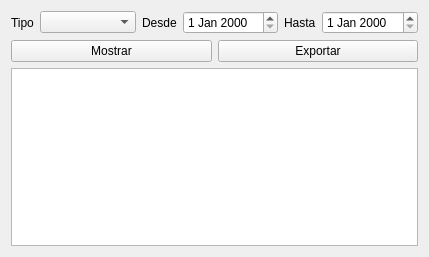
<?xml version="1.0" encoding="UTF-8"?>
<ui version="4.0">
 <class>Form</class>
 <widget class="QWidget" name="Form">
  <property name="geometry">
   <rect>
    <x>0</x>
    <y>0</y>
    <width>429</width>
    <height>257</height>
   </rect>
  </property>
  <property name="windowTitle">
   <string>Form</string>
  </property>
  <layout class="QVBoxLayout" name="verticalLayout">
   <item>
    <layout class="QHBoxLayout" name="horizontalLayout">
     <item>
      <widget class="QLabel" name="label_3">
       <property name="sizePolicy">
        <sizepolicy hsizetype="Maximum" vsizetype="Preferred">
         <horstretch>0</horstretch>
         <verstretch>0</verstretch>
        </sizepolicy>
       </property>
       <property name="text">
        <string>Tipo</string>
       </property>
      </widget>
     </item>
     <item>
      <widget class="QComboBox" name="cb_type"/>
     </item>
     <item>
      <widget class="QLabel" name="label">
       <property name="sizePolicy">
        <sizepolicy hsizetype="Fixed" vsizetype="Preferred">
         <horstretch>0</horstretch>
         <verstretch>0</verstretch>
        </sizepolicy>
       </property>
       <property name="text">
        <string>Desde</string>
       </property>
      </widget>
     </item>
     <item>
      <widget class="QDateEdit" name="dMin"/>
     </item>
     <item>
      <widget class="QLabel" name="label_2">
       <property name="sizePolicy">
        <sizepolicy hsizetype="Fixed" vsizetype="Preferred">
         <horstretch>0</horstretch>
         <verstretch>0</verstretch>
        </sizepolicy>
       </property>
       <property name="text">
        <string>Hasta</string>
       </property>
      </widget>
     </item>
     <item>
      <widget class="QDateEdit" name="dMax"/>
     </item>
    </layout>
   </item>
   <item>
    <layout class="QHBoxLayout" name="horizontalLayout_2">
     <item>
      <widget class="QPushButton" name="bShow">
       <property name="text">
        <string>Mostrar</string>
       </property>
      </widget>
     </item>
     <item>
      <widget class="QPushButton" name="bExport">
       <property name="text">
        <string>Exportar</string>
       </property>
      </widget>
     </item>
    </layout>
   </item>
   <item>
    <widget class="QTableWidget" name="v_list">
     <property name="editTriggers">
      <set>QAbstractItemView::NoEditTriggers</set>
     </property>
     <property name="selectionMode">
      <enum>QAbstractItemView::SingleSelection</enum>
     </property>
     <property name="selectionBehavior">
      <enum>QAbstractItemView::SelectRows</enum>
     </property>
     <property name="columnCount">
      <number>0</number>
     </property>
     <attribute name="horizontalHeaderStretchLastSection">
      <bool>true</bool>
     </attribute>
     <attribute name="verticalHeaderVisible">
      <bool>false</bool>
     </attribute>
    </widget>
   </item>
  </layout>
 </widget>
 <tabstops>
  <tabstop>cb_type</tabstop>
  <tabstop>dMin</tabstop>
  <tabstop>dMax</tabstop>
  <tabstop>bShow</tabstop>
  <tabstop>bExport</tabstop>
  <tabstop>v_list</tabstop>
 </tabstops>
 <resources/>
 <connections/>
</ui>
